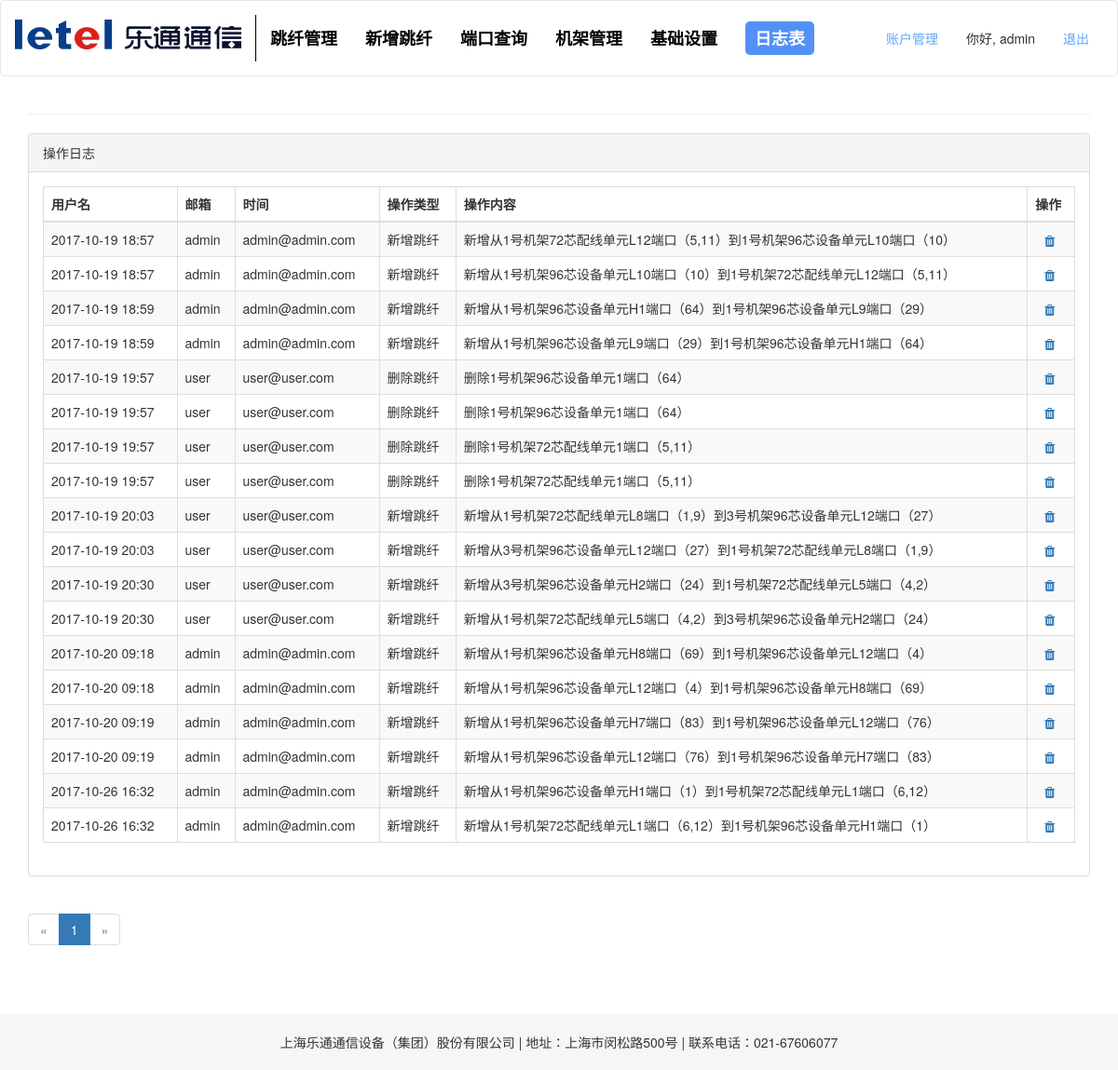
/log (signed in), run on the app's committed database.
### app/models.py (models this page shows, shortened)
class User(UserMixin, db.Model):
    __tablename__ = 'User'
    id = db.Column(db.Integer, primary_key=True)
    email = db.Column(db.String(64))
    username = db.Column(db.String(64), unique=True, index=True)
    password_hash = db.Column(db.String(128))
    role_id = db.Column(db.Integer, db.ForeignKey('roles.id')) #外键role_id = roles.id= roles表中的id
    status = db.Column(db.Boolean, default=True)
    login_time = db.Column(db.DateTime)
    logout_time = db.Column(db.DateTime)
    logs = db.relationship('Log', backref='user', lazy='dynamic')
    @property
    def password(self):
        raise AttributeError('password is not a readable attribute')
    def can(self, permissions):
        return self.role is not None and \
            (self.role.permissions & permissions) == permissions
    def is_administrator(self):
        return self.can(Permission.ADMINISTER)

class Log(db.Model):
    __tablename__ = 'Log'
    id = db.Column(db.Integer, primary_key=True)
    user_id = db.Column(db.Integer, db.ForeignKey('User.id'))
    updated_time = db.Column(db.DateTime)
    type = db.Column(db.String(32))  # 操作类型
    content = db.Column(db.String(256))  # 操作内容

class CompanyTable(db.Model):
    __tablename__ = 'Company'
    id = db.Column(db.Integer, primary_key=True)
    company_name = db.Column(db.String(128))
    company_address = db.Column(db.String(128))
    company_tel = db.Column(db.String(16))

### app/main/views.py (the view)
@main.route('/log', methods=['GET', 'POST'])
@login_required
def log():
    page = request.args.get('page', 1, type=int)
    pagination = Log.query.paginate(page, per_page=100, error_out=False)
    LogTables = pagination.items
    company = CompanyTable.query.first()
    return render_template('log.html', LogTables=LogTables, pagination=pagination, company=company)

### app/main/filters.py (called while the page is built)
def format_time_seconds(time):
    if time:
        time = time.strftime("%Y-%m-%d %H:%M")
        return time

### app/models.py (called while the page is built)
@login_manager.user_loader
def load_user(user_id):
    return User.query.get(int(user_id))

### app/templates/log.html (shortened to what this page needs)
{% extends "base.html" %}
{% import "_macros.html" as macros %}
{% block styles %}
    {{ super() }}
    <link href={{ url_for('static', filename = 'vendor/app/css/log.css') }} rel="stylesheet">
{% endblock %}
{% block page_content %}
<div class="page-header" style="background: #ffffff">
</div>
<div class="row">
    <div class="col-md-12">
        <div class="panel panel-default">
            <div class="panel-heading">
                操作日志
            </div>
            <div class="panel-body">
                <div class="table-responsive">
                    <table class="table table-striped table-bordered table-hover">
                        <thead>
                            <tr>
                                <th>用户名</th>
                                <th>邮箱</th>
                                <th>时间</th>
                                <th>操作类型</th>
                                <th>操作内容</th>
                                <th>操作</th>
                            </tr>
                        </thead>
                        <tbody>
                            {% for LogTable in LogTables %}
                                <tr>
                                    <td>{{ LogTable.updated_time | format_time_seconds }}</td>
                                    <td>{{ LogTable.user.username }}</td>
                                    <td>{{ LogTable.user.email }}</td>
                                    <td>{{ LogTable.type }}</td>
                                    <td>{{ LogTable.content }}</td>
                                    <td>
                                        <a class="icon" href="/log/delete/{{ LogTable.id }}" title="删除" style="margin-left: 10px;">
                                            <span class="fa fa-trash glyphicon glyphicon-trash"></span>
                                        </a>
                                    </td>
                                </tr>
                            {% endfor %}
                        </tbody>
                    </table>
                </div>
            </div>
        </div>
    </div>
</div>
<div class="row">
    <div class="col-sm-6">
        {{ macros.pagination_widget(pagination, 'main.log') }}
    </div>
</div>
{% endblock %}
{% block scripts %}
<footer class="text-center">
    <span class="footer">{{ company.company_name }} | 地址：{{ company.company_address }} | 联系电话：{{ company.company_tel }}</span>
</footer>
{% endblock %}

### app/templates/base.html (shortened to what this page needs)
{% extends "bootstrap/base.html" %}
{% block styles %}
    {{ super() }}
    <link href={{ url_for('static', filename = 'vendor/bootstrap/css/bootstrap.min.css') }} rel="stylesheet">
    <link href={{ url_for('static', filename = 'vendor/app/css/normalize.css') }} rel="stylesheet">
    <link href={{ url_for('static', filename = 'vendor/app/css/base.css') }} rel="stylesheet">
    <link href={{ url_for('static', filename = 'vendor/font-awesome/css/font-awesome.min.css') }} rel="stylesheet" type="text/css">
{% endblock %}
{% block body_attribs %}
     onload="draw();"
{% endblock %}
{% block navbar %}
    <div class="navbar navbar-default" role="navigation">
        <div class="container">
            <div class="navbar-header">
                <a class="navbar-brand" href="/"><img src="/static/images/logo.jpg"></a>
            </div>
            <div class="navbar-collapse collapse">
                <ul class="nav navbar-nav">
                    <li><a href="/"><span>跳纤管理</span></a></li>
                    <li><a href="/new-jumping"><span>新增跳纤</span></a></li>
                    <li><a href="/interface"><span>端口查询</span></a></li>
                    <li><a href="/shebei"><span>机架管理</span></a></li>
                    <li><a href="/setting"><span>基础设置</span></a></li>
                    <li><a href="/log"><span>日志表</span></a></li>
                </ul>
                <ul class="nav navbar-nav navbar-right">
                    {% if current_user.is_administrator() %}
                        <li><a href="{{ url_for('auth.account') }}">账户管理</a></li>
                    {% endif %}
                    {% if current_user.is_authenticated %}
                        <li class="hello-user"><span>你好, {{ current_user.username }}</span></li>
                        <li><a href="{{ url_for('auth.logout') }}">退出</a></li>
                    {% else %}
                        <li><a href="{{ url_for('auth.login') }}">登入</a></li>
                    {% endif %}
                </ul>
            </div>
        </div>
    </div>
{% endblock %}
{% block content %}
<div class="container">
{% block page_content %}{% endblock %}
</div>
{% endblock %}

### data on the page
User: username "admin"
Log: updated_time "2017-10-19 18:57", user.username "admin", user.email "admin@admin.com", type "新增跳纤", content "新增从1号机架72芯配线单元L12端口（5,11）到1号机架96芯设备单元L10端口（10）"
Log: updated_time "2017-10-19 18:57", user.username "admin", user.email "admin@admin.com", type "新增跳纤", content "新增从1号机架96芯设备单元L10端口（10）到1号机架72芯配线单元L12端口（5,11）"
Log: updated_time "2017-10-19 18:59", user.username "admin", user.email "admin@admin.com", type "新增跳纤", content "新增从1号机架96芯设备单元H1端口（64）到1号机架96芯设备单元L9端口（29）"
Log: updated_time "2017-10-19 18:59", user.username "admin", user.email "admin@admin.com", type "新增跳纤", content "新增从1号机架96芯设备单元L9端口（29）到1号机架96芯设备单元H1端口（64）"
Log: updated_time "2017-10-19 19:57", user.username "user", user.email "user@user.com", type "删除跳纤", content "删除1号机架96芯设备单元1端口（64）"
Log: updated_time "2017-10-19 19:57", user.username "user", user.email "user@user.com", type "删除跳纤", content "删除1号机架96芯设备单元1端口（64）"
Log: updated_time "2017-10-19 19:57", user.username "user", user.email "user@user.com", type "删除跳纤", content "删除1号机架72芯配线单元1端口（5,11）"
Log: updated_time "2017-10-19 19:57", user.username "user", user.email "user@user.com", type "删除跳纤", content "删除1号机架72芯配线单元1端口（5,11）"
Log: updated_time "2017-10-19 20:03", user.username "user", user.email "user@user.com", type "新增跳纤", content "新增从1号机架72芯配线单元L8端口（1,9）到3号机架96芯设备单元L12端口（27）"
Log: updated_time "2017-10-19 20:03", user.username "user", user.email "user@user.com", type "新增跳纤", content "新增从3号机架96芯设备单元L12端口（27）到1号机架72芯配线单元L8端口（1,9）"
Log: updated_time "2017-10-19 20:30", user.username "user", user.email "user@user.com", type "新增跳纤", content "新增从3号机架96芯设备单元H2端口（24）到1号机架72芯配线单元L5端口（4,2）"
Log: updated_time "2017-10-19 20:30", user.username "user", user.email "user@user.com", type "新增跳纤", content "新增从1号机架72芯配线单元L5端口（4,2）到3号机架96芯设备单元H2端口（24）"
Log: updated_time "2017-10-20 09:18", user.username "admin", user.email "admin@admin.com", type "新增跳纤", content "新增从1号机架96芯设备单元H8端口（69）到1号机架96芯设备单元L12端口（4）"
Log: updated_time "2017-10-20 09:18", user.username "admin", user.email "admin@admin.com", type "新增跳纤", content "新增从1号机架96芯设备单元L12端口（4）到1号机架96芯设备单元H8端口（69）"
Log: updated_time "2017-10-20 09:19", user.username "admin", user.email "admin@admin.com", type "新增跳纤", content "新增从1号机架96芯设备单元H7端口（83）到1号机架96芯设备单元L12端口（76）"
Log: updated_time "2017-10-20 09:19", user.username "admin", user.email "admin@admin.com", type "新增跳纤", content "新增从1号机架96芯设备单元L12端口（76）到1号机架96芯设备单元H7端口（83）"
Log: updated_time "2017-10-26 16:32", user.username "admin", user.email "admin@admin.com", type "新增跳纤", content "新增从1号机架96芯设备单元H1端口（1）到1号机架72芯配线单元L1端口（6,12）"
Log: updated_time "2017-10-26 16:32", user.username "admin", user.email "admin@admin.com", type "新增跳纤", content "新增从1号机架72芯配线单元L1端口（6,12）到1号机架96芯设备单元H1端口（1）"
CompanyTable: company_name "上海乐通通信设备（集团）股份有限公司", company_address "上海市闵松路500号", company_tel "021-67606077"

### other printed values
{{ p }} "1"
